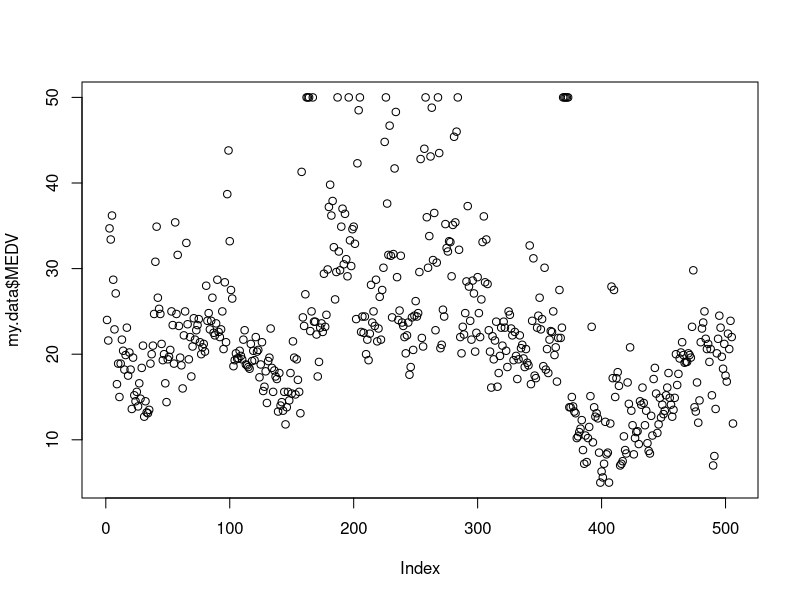

Write the R code that produced this figure. (Note: this script raises an error after producing the figure.)

#Regression Analysis 

rm(list=ls())

my.data<-read.csv('Housing_data.csv',header=TRUE,sep=',')

my.data 

str(my.data)

# Exploratory Data Analysis 
any(is.na(my.data))

summary(my.data)

# Visualizing the Target variable MEDV

plot(my.data$MEDV)

ggplot(my.data,aes(x=MEDV))+
  geom_histogram()

ggplot(my.data,aes(MEDV)) +
  stat_density() + 
  theme_bw()

# Visualizing all the variables for btter understanding and to look for outliers
boxplot(my.data)

# Checking variables with outliers seperately 
boxplot(my.data$PCCR)
boxplot(my.data$PRLZ)
boxplot(my.data$AVR)
boxplot(my.data$DIS)
boxplot(my.data$MEDV)

# Checking for Correlation 
cor(my.data)

# Visualizing Correlation 
library(corrplot) #for correlation visualization 

corrplot(cor(my.data),'number')

# Sample Regression Equation for multivariate regression analysis 

# MEDV(Pred)= theta0+thata1*(my.data$PCCR)+theta2*(my.data$PRLZ)+theta3*(my.data$INDUS)+theta4*(my.data$NOX)+
# theta5*(my.data$AVR)+theta6*(my.data$AGE)+theta7*(my.data$DIS)+theta8*(my.data$RAD)+theta9*(my.data$TAX)
  
# Preparing regression model with respect to the equation using lm function 

Regmodel<-lm(MEDV~PCCR+PRLZ+INDUS+NOX+AVR+AGE+DIS+RAD+TAX,my.data)
summary(Regmodel)

# Step-by-step improving the model 

Regmodel<-lm(MEDV~PCCR+PRLZ+INDUS+NOX+AVR+AGE+DIS+RAD+TAX+0,my.data) #Model with intercept removed 
summary(Regmodel)

Regmodel<-lm(MEDV~PCCR+PRLZ+NOX+AVR+AGE+DIS+RAD+TAX+0,my.data) # Final Model with intercept & INDUS removed 
summary(Regmodel)

# Plotting original vs fitted values

ggplot(my.data,aes(x=1:length(MEDV),y=MEDV))+
  geom_line(col='blue')+
  geom_point(col='blue')+
  geom_line(aes(x=1:length(MEDV),y=fitted.values(Regmodel)),col='red')+
  geom_point(aes(x=1:length(MEDV),y=fitted.values(Regmodel)),col='red')+
  xlab("Observations")+ 
  ylab("Median Value of House in $1000s")+
  ggtitle('Original ("Blue") vs Fitted ("Red") Values')

# Information on the model

coef(Regmodel)

fitted.values(Regmodel)

# Calculating and Checking Residuals in the model

Res <- residuals(Regmodel)

# Plotting residuals and checking for normal distribution 

plot(Res,xlab="Observations",ylab="Residuals",main="Residual Analysis",col="blue",pch=16,ylim=c(-20,20))
abline(a=0,b=0,col="red",lty=2)
abline(3*sd(Res),0,col="red",lty=2)
abline(-3*sd(Res),0,col="red",lty=2)

# Density plotting for distribution check
plot(density(Res))

#Extra Tasks for Answers to Questions

# Making predictions model based on the coefficients 
ypred=coef(Regmodel)[1]*my.data$PCCR+coef(Regmodel)[2]*my.data$PRLZ+coef(Regmodel)[3]*my.data$NOX+coef(Regmodel)[4]*my.data$AVR+
  coef(Regmodel)[5]*my.data$AGE+coef(Regmodel)[6]*my.data$DIS+coef(Regmodel)[7]*my.data$RAD+coef(Regmodel)[8]*my.data$TAX

# Created my own cost function for calculation of errors
mycost<-function(yhat,y){
  cost=sum((yhat-y)^2)/length(y)
  return(cost)
}

#Calculated MSE for the predictions based on model 
mse<- mycost(ypred,my.data$MEDV)


# Created data frame for testing values for fututre housing prices
PCCR<-c(0.03221,0.06733,0.04211,0.05328)
PRLZ<-c(4,5,0,8)
INDUS<-c(4.21,7.21,3.33,2.65)
NOX<-c(0.432,0.443,0.454,0.476)
AVR<-c(6.121,6.783,6.345,6.754)
AGE<-c(64.2,67.8,62.5,59.8)
DIS<-c(4.1300,4.9832,5.0322,6.0412)
RAD<-c(3,2,2,1)
TAX<-c(254,267,231,255)

df<-data.frame(PCCR,PRLZ,INDUS,NOX,AVR,AGE,DIS,RAD,TAX)

#Making the predictions
Pred<-predict(Regmodel,df)

Pred<-round(Pred,digits = 2)
